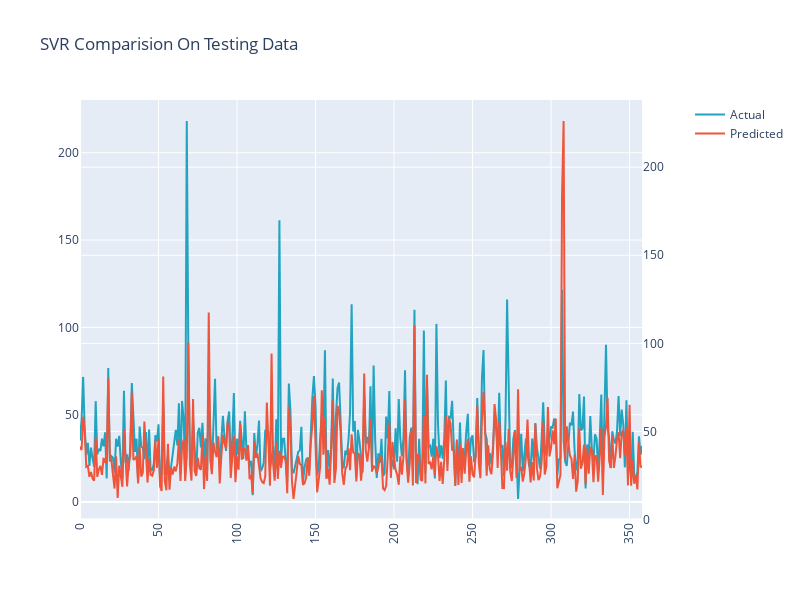

Notebook source saved alongside this figure:
### Markdown cell above
## Comparision Of Predicted AQI and Actual AQI

### Code cell
import plotly.graph_objects as go
from plotly.subplots import make_subplots

trace1 = go.Scatter(
   
    y=df_y.iloc[:,-1],
    name="Actual",
    marker=dict(
        color='rgb(34,163,192)'
               )
)
trace2 = go.Scatter(
    y=df_y.iloc[:,0],
    
    name='Predicted',
    yaxis='y2'

)
fig = make_subplots(specs=[[{"secondary_y": True}]])
fig.add_trace(trace1)
fig.add_trace(trace2,secondary_y=True)
fig['layout'].update(height = 600, width = 800, title = "SVR Comparision On Testing Data ",xaxis=dict(
      tickangle=-90
    ))
fig.show()

### Figure 1 — Plotly figure (JSON) as saved in the notebook; plotly's stock layout.template omitted (floating-point values rounded to 4 significant figures; data arrays with more than 128 entries replaced by an {"elided": "..."} marker saying what was removed)
{"data": [{"marker": {"color": "rgb(34,163,192)"}, "name": "Actual", "type": "scatter", "y": {"elided": "359 float values"}}, {"name": "Predicted", "type": "scatter", "xaxis": "x", "y": {"elided": "359 float values"}, "yaxis": "y2"}], "layout": {"height": 600, "title": {"text": "SVR Comparision On Testing Data "}, "width": 800, "xaxis": {"anchor": "y", "domain": [0, 0.94], "tickangle": -90}, "yaxis": {"anchor": "x", "domain": [0, 1]}, "yaxis2": {"anchor": "x", "overlaying": "y", "side": "right"}}}
